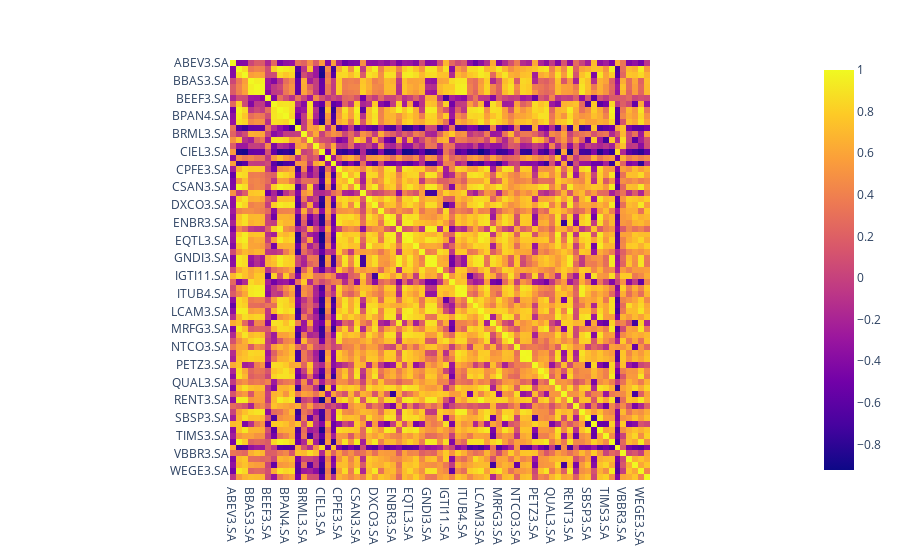

Here is the notebook cell this chart was saved with:
### Code cell
import seaborn as sns
correlation=stocks.corr()
corr_Matrix = px.imshow(correlation)
corr_Matrix.show()

### Figure 1 — Plotly figure (JSON) as saved in the notebook; plotly's stock layout.template omitted (floating-point values rounded to 4 significant figures; data arrays with more than 128 entries replaced by an {"elided": "..."} marker saying what was removed)
{"data": [{"coloraxis": "coloraxis", "hovertemplate": "x: %{x}<br>y: %{y}<br>color: %{z}<extra></extra>", "name": "0", "type": "heatmap", "x": ["ABEV3.SA", "ALPA4.SA", "B3SA3.SA", "BBAS3.SA", "BBDC3.SA", "BBDC4.SA", "BEEF3.SA", "BIDI11.SA", "BPAC11.SA", "BPAN4.SA", "BRAP4.SA", "BRFS3.SA", "BRML3.SA", "CASH3.SA", "CCRO3.SA", "CIEL3.SA", "CMIG4.SA", "COGN3.SA", "CPFE3.SA", "CPLE6.SA", "CRFB3.SA", "CSAN3.SA", "CVCB3.SA", "CYRE3.SA", "DXCO3.SA", "ECOR3.SA", "EGIE3.SA", "ENBR3.SA", "ENEV3.SA", "ENGI11.SA", "EQTL3.SA", "EZTC3.SA", "FLRY3.SA", "GNDI3.SA", "HAPV3.SA", "HYPE3.SA", "IGTI11.SA", "IRBR3.SA", "ITSA4.SA", "ITUB4.SA", "JBSS3.SA", "JHSF3.SA", "LCAM3.SA", "LREN3.SA", "LWSA3.SA", "MRFG3.SA", "MRVE3.SA", "MULT3.SA", "NTCO3.SA", "PETR3.SA", "PETR4.SA", "PETZ3.SA", "POSI3.SA", "PRIO3.SA", "QUAL3.SA", "RAIL3.SA", "RDOR3.SA", "RENT3.SA", "RRRP3.SA", "SANB11.SA", "SBSP3.SA", "SOMA3.SA", "SULA11.SA", "TIMS3.SA", "TOTS3.SA", "UGPA3.SA", "VBBR3.SA", "VIIA3.SA", "VIVT3.SA", "WEGE3.SA", "YDUQ3.SA"], "xaxis": "x", "y": ["ABEV3.SA", "ALPA4.SA", "B3SA3.SA", "BBAS3.SA", "BBDC3.SA", "BBDC4.SA", "BEEF3.SA", "BIDI11.SA", "BPAC11.SA", "BPAN4.SA", "BRAP4.SA", "BRFS3.SA", "BRML3.SA", "CASH3.SA", "CCRO3.SA", "CIEL3.SA", "CMIG4.SA", "COGN3.SA", "CPFE3.SA", "CPLE6.SA", "CRFB3.SA", "CSAN3.SA", "CVCB3.SA", "CYRE3.SA", "DXCO3.SA", "ECOR3.SA", "EGIE3.SA", "ENBR3.SA", "ENEV3.SA", "ENGI11.SA", "EQTL3.SA", "EZTC3.SA", "FLRY3.SA", "GNDI3.SA", "HAPV3.SA", "HYPE3.SA", "IGTI11.SA", "IRBR3.SA", "ITSA4.SA", "ITUB4.SA", "JBSS3.SA", "JHSF3.SA", "LCAM3.SA", "LREN3.SA", "LWSA3.SA", "MRFG3.SA", "MRVE3.SA", "MULT3.SA", "NTCO3.SA", "PETR3.SA", "PETR4.SA", "PETZ3.SA", "POSI3.SA", "PRIO3.SA", "QUAL3.SA", "RAIL3.SA", "RDOR3.SA", "RENT3.SA", "RRRP3.SA", "SANB11.SA", "SBSP3.SA", "SOMA3.SA", "SULA11.SA", "TIMS3.SA", "TOTS3.SA", "UGPA3.SA", "VBBR3.SA", "VIIA3.SA", "VIVT3.SA", "WEGE3.SA", "YDUQ3.SA"], "yaxis": "y", "z": {"elided": "71x71 float values"}}], "layout": {"coloraxis": {"colorscale": [[0, "#0d0887"], [0.1111, "#46039f"], [0.2222, "#7201a8"], [0.3333, "#9c179e"], [0.4444, "#bd3786"], [0.5556, "#d8576b"], [0.6667, "#ed7953"], [0.7778, "#fb9f3a"], [0.8889, "#fdca26"], [1, "#f0f921"]]}, "margin": {"t": 60}, "xaxis": {"anchor": "y", "constrain": "domain", "domain": [0, 1], "scaleanchor": "y"}, "yaxis": {"anchor": "x", "autorange": "reversed", "constrain": "domain", "domain": [0, 1]}}}
